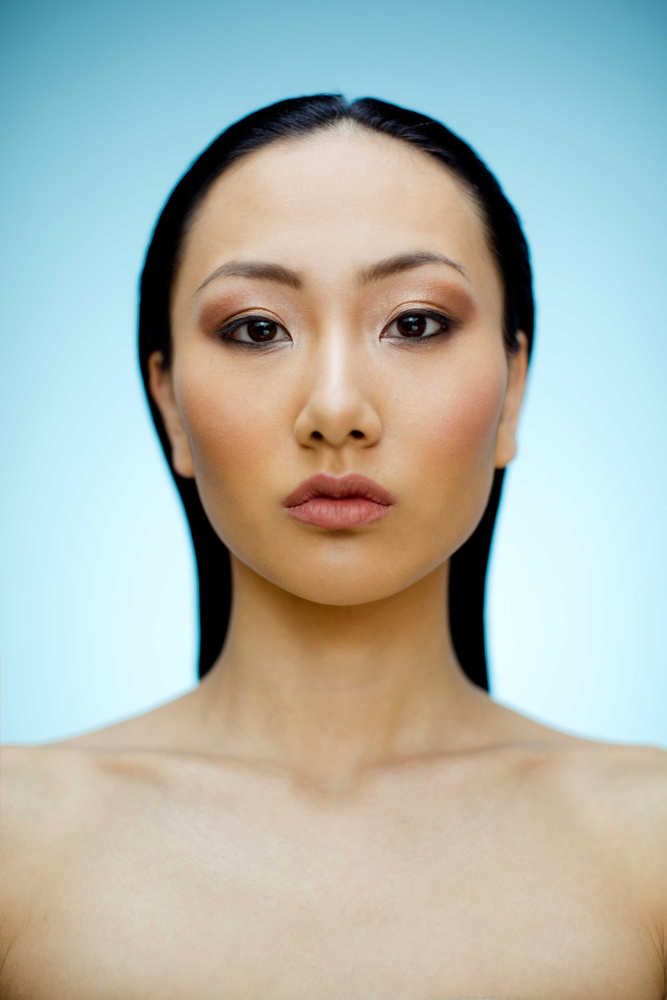
#> input picture ImageEditor/imgs/img1.jpg, 667 x 1000 px, shrunk from 3000 x 4500 before the run, found by its file name; its folder holds only this picture in this run
$ python imageEditor.py
#> lines starting #> are read from the running program, lines starting #| are printed output that depends on the picture
from PIL import Image, ImageEnhance, ImageFilter
import os

# folder for unedited images
path = '/home/cristian/Desktop/Begginer_Projects/Automation1/ImageEditor/ImageEditor/imgs'
# folder for edited images
pathOut = '/home/cristian/Desktop/Begginer_Projects/Automation1/ImageEditor/ImageEditor/editedImgs'

for filename in os.listdir(path):
    img = Image.open(f"{path}/{filename}")
#> img is the input picture: PIL image 667x1000 RGB; mean R, G, B 176.4, 182, 173.5

    edit = img.filter(ImageFilter.SHARPEN).convert('L').rotate(0)
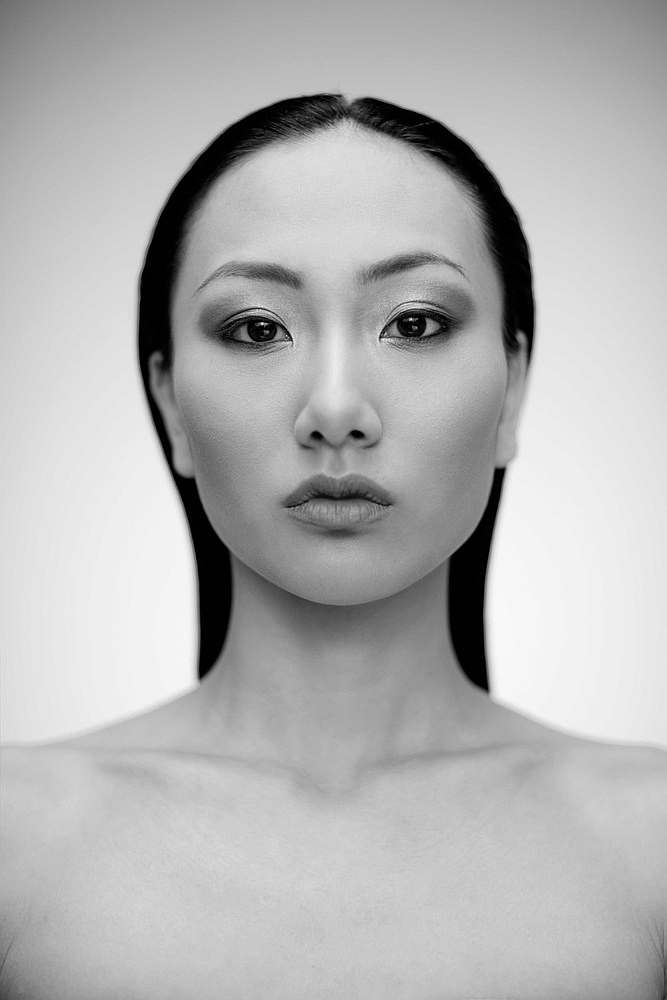
#> edit: PIL image 667x1000 L; min 0, max 255, mean 179.4

    factor = 1.5

    enhancer = ImageEnhance.Contrast(edit)
    edit = enhancer.enhance(factor)
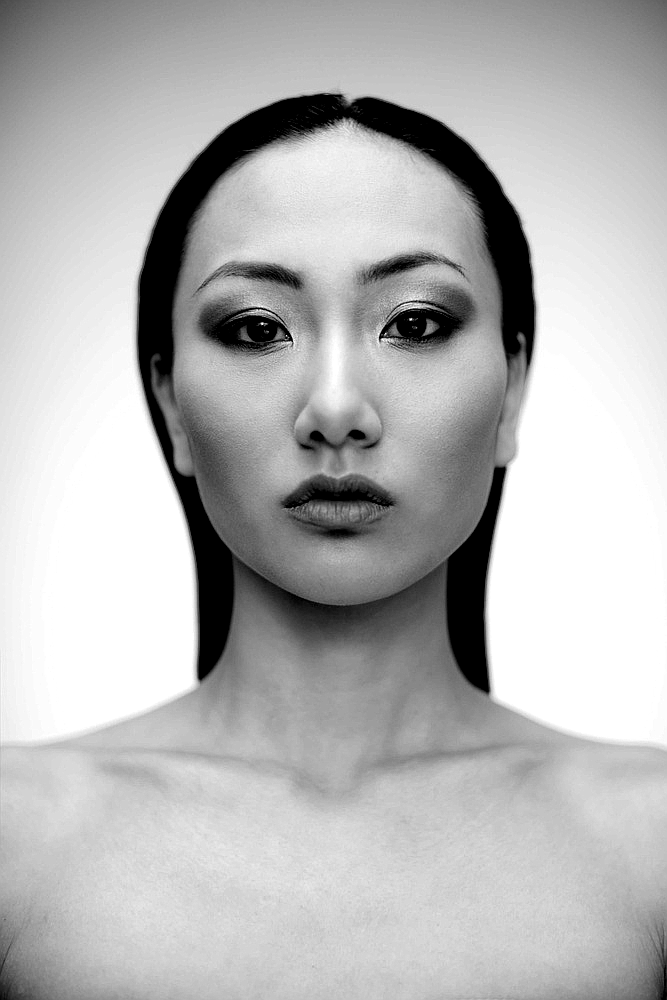
#> edit: PIL image 667x1000 L; min 0, max 255, mean 181.6

    clean_name = os.path.splitext(filename)[0]

    edit.save(f"{pathOut}/{clean_name}_edited.jpg")

$ run again, on ImageEditor/imgs/img2.jpg
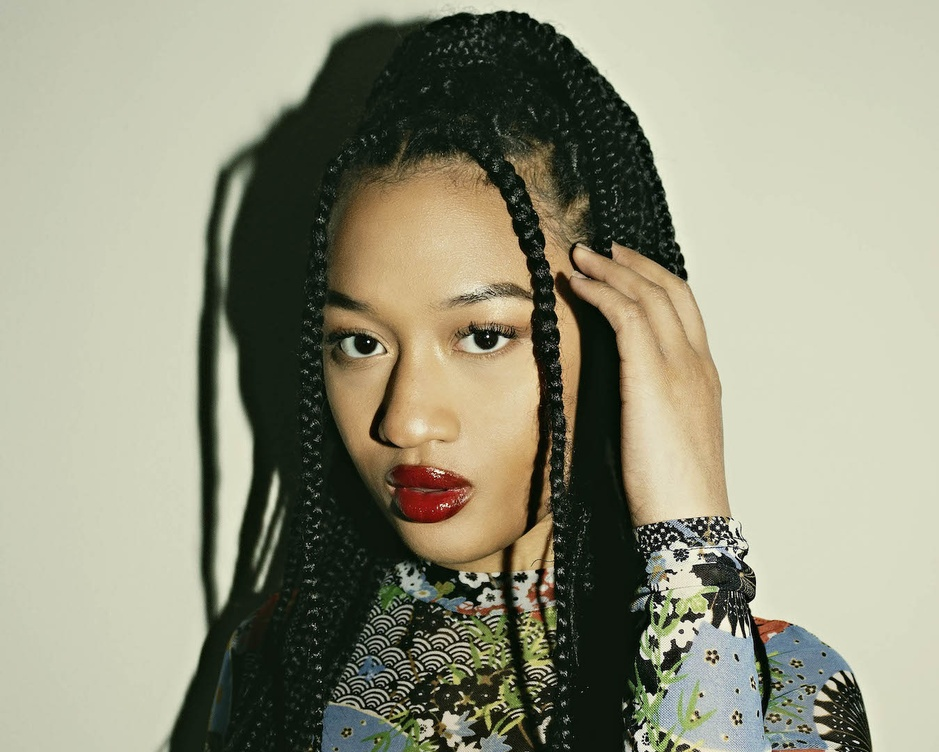
#> input picture ImageEditor/imgs/img2.jpg, 939 x 752 px, shrunk from 1349 x 1080 before the run, found by its file name
#> img is the input picture: PIL image 939x752 RGB; mean R, G, B 147.8, 147.4, 126.4
#> `edit = img.filter(ImageFilter.SHARPEN).convert('L').rotate(0)`:
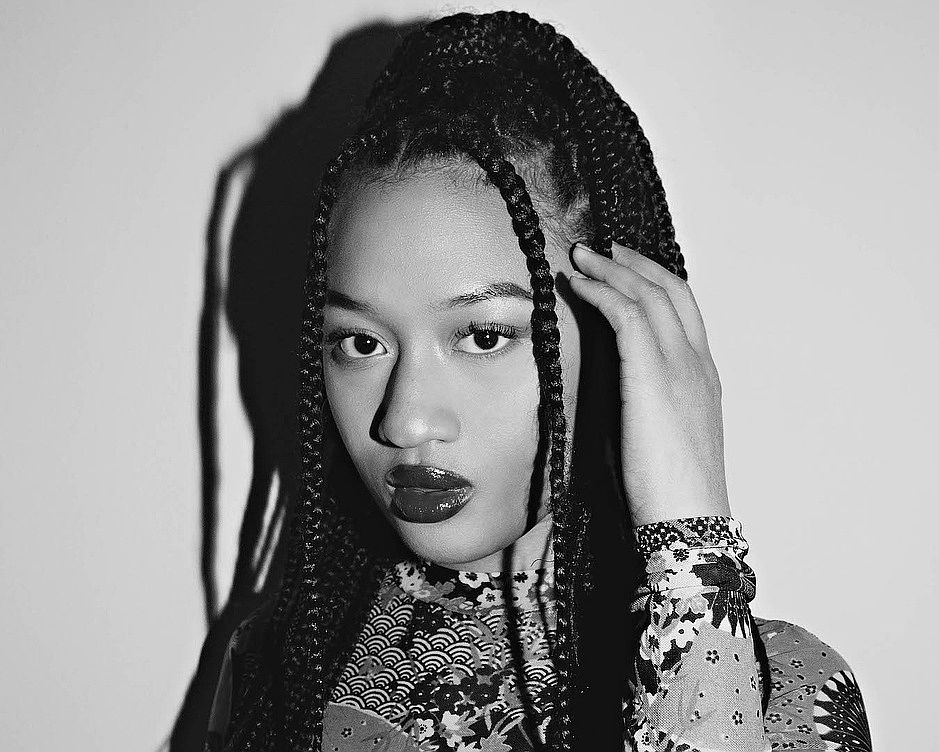
#> edit: PIL image 939x752 L; min 0, max 255, mean 145.4
#> `edit = enhancer.enhance(factor)`:
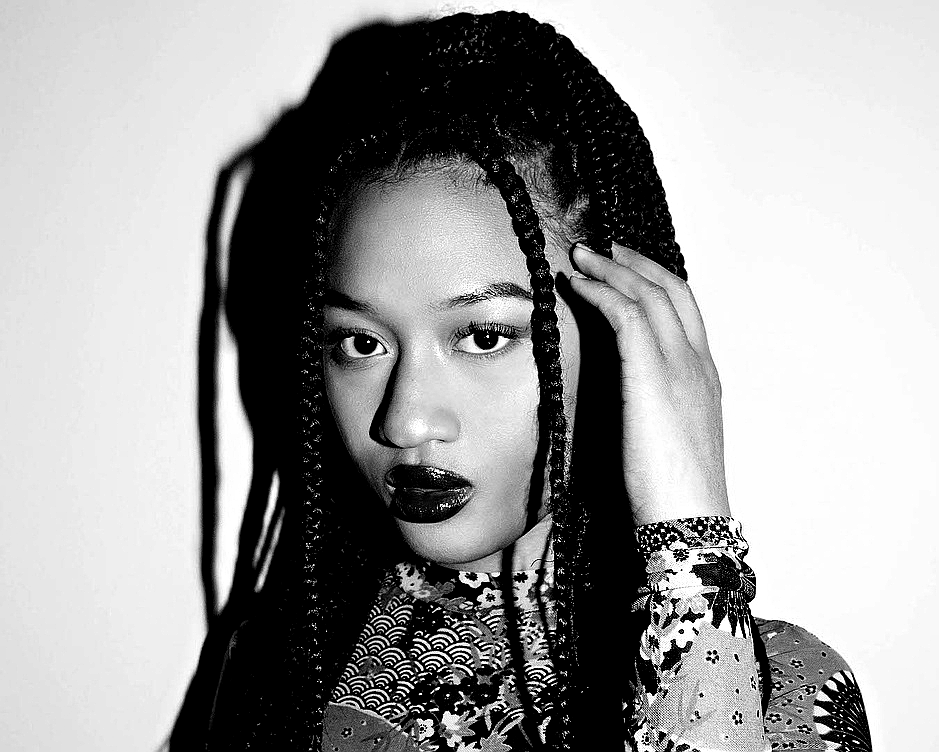
#> edit: PIL image 939x752 L; min 0, max 255, mean 155.6
